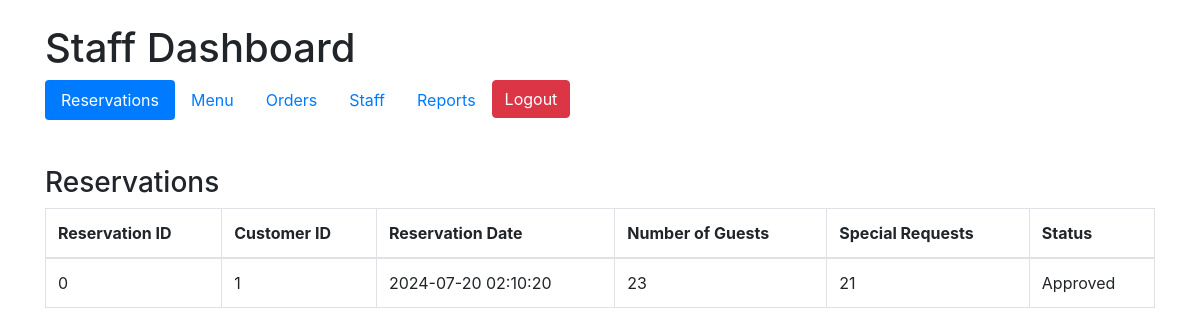
The page /staff/staff/staff.php on the database as committed earlier.
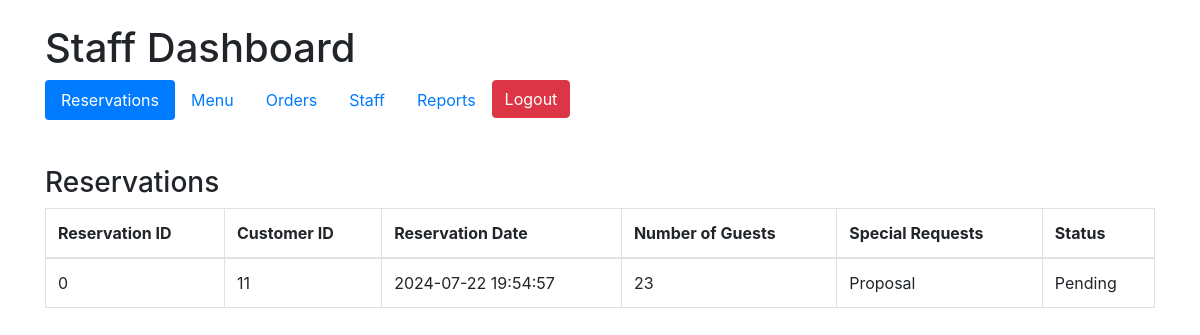
The same page on the database as committed later.
### tables this page shows
CREATE TABLE `reservations` (
  `ReservationID` int(11) NOT NULL,
  `CustomerID` int(11) NOT NULL,
  `ReservationDate` timestamp NOT NULL DEFAULT current_timestamp() ON UPDATE current_timestamp(),
  `NumberOfGuests` int(11) NOT NULL,
  `SpecialRequests` text DEFAULT NULL,
  `Status` varchar(50) DEFAULT 'Pending'
);

### staff/staff/staff.php (the view, shortened to what this page needs)
<?php
include '../config.php';
$reservationsQuery = "SELECT * FROM reservations";
$reservationsResult = $conn->query($reservationsQuery);
?>
<!DOCTYPE html>
<html lang="en">
<head>
    <link href="https://stackpath.bootstrapcdn.com/bootstrap/4.5.2/css/bootstrap.min.css" rel="stylesheet">
</head>
<body>
    <div class="container mt-4">
        <h1>Staff Dashboard</h1>
        <ul class="nav nav-pills mb-4">
            <li class="nav-item">
                <a class="nav-link active" data-toggle="pill" href="#reservation_section">Reservations</a>
            </li>
            <li class="nav-item">
                <a class="nav-link" data-toggle="pill" href="#menu_section">Menu</a>
            </li>
            <li class="nav-item">
                <a class="nav-link" data-toggle="pill" href="#orders_section">Orders</a>
            </li>
            <li class="nav-item">
                <a class="nav-link" data-toggle="pill" href="#staffs">Staff</a>
            </li>
            <li class="nav-item">
                <a class="nav-link" data-toggle="pill" href="#reports">Reports</a>
            </li>
            <div style="float:right;" class="mb-4">
                <a href="../admin/logout.php" class="btn btn-danger">Logout</a>
            </div>
        </ul>
        <div class="tab-content">
            <div id="reservation_section" class="tab-pane fade show active">
                <div class="mb-4">
                    <h3>Reservations</h3>
                    <table class="table table-bordered">
                        <thead>
                            <tr>
                                <th>Reservation ID</th>
                                <th>Customer ID</th>
                                <th>Reservation Date</th>
                                <th>Number of Guests</th>
                                <th>Special Requests</th>
                                <th>Status</th>
                            </tr>
                        </thead>
                        <tbody>
                            <?php while ($reservation = $reservationsResult->fetch_assoc()) : ?>
                                <tr>
                                    <td><?php echo $reservation['ReservationID']; ?></td>
                                    <td><?php echo $reservation['CustomerID']; ?></td>
                                    <td><?php echo $reservation['ReservationDate']; ?></td>
                                    <td><?php echo $reservation['NumberOfGuests']; ?></td>
                                    <td><?php echo $reservation['SpecialRequests']; ?></td>
                                    <td><?php echo $reservation['Status']; ?></td>
                                </tr>
                            <?php endwhile; ?>
                        </tbody>
                    </table>
                </div>
            </div>
        </div>
    </div>
</body>
</html>

Rows that differ between the two databases and show on the page:
changed reservations id 0: CustomerID "1" → "11"; ReservationDate "2024-07-20 02:10:20" → "2024-07-22 19:54:57"; SpecialRequests "21" → "Proposal"; Status "Approved" → "Pending"
